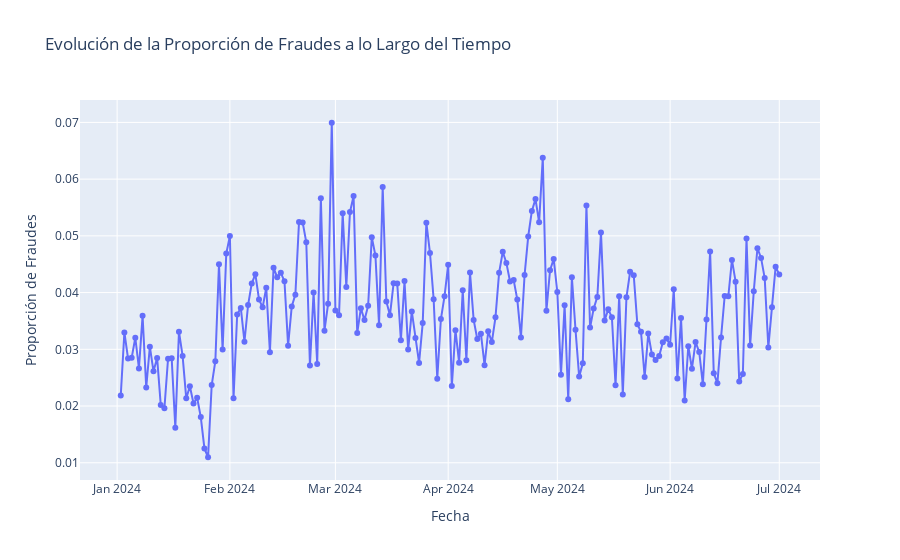

This figure's notebook cell:
### Markdown cell above
Se puede apreciar que hay un pico alrededor de "la hora 7" de proporcion de transacciones fraudulentas, lo que indicaria una importancia significa en la hora de la transaccion.

### Code cell
df['date'] = df['TransactionDT'].dt.date

grouped = df.groupby('date').agg(
    total_transactions=pd.NamedAgg(column='isFraud', aggfunc='count'),
    fraudulent_transactions=pd.NamedAgg(column='isFraud', aggfunc='sum')
)

grouped['fraudulent_proportion'] = grouped['fraudulent_transactions'] / grouped['total_transactions']

# Graficar la evolución de la proporción de fraudes a lo largo del tiempo
fig = px.line(grouped.reset_index(), x='date', y='fraudulent_proportion', 
              title='Evolución de la Proporción de Fraudes a lo Largo del Tiempo',
              labels={'date': 'Fecha', 'fraudulent_proportion': 'Proporción de Fraudes'},
              markers=True)

fig.show()

### Figure 1 — Plotly figure (JSON) as saved in the notebook; plotly's stock layout.template omitted (floating-point values rounded to 4 significant figures; data arrays with more than 128 entries replaced by an {"elided": "..."} marker saying what was removed)
{"data": [{"hovertemplate": "Fecha=%{x}<br>Proporción de Fraudes=%{y}<extra></extra>", "legendgroup": "", "line": {"color": "#636efa", "dash": "solid"}, "marker": {"symbol": "circle"}, "mode": "lines+markers", "name": "", "orientation": "v", "showlegend": false, "type": "scatter", "x": {"elided": "182 str values"}, "xaxis": "x", "y": {"elided": "182 float values"}, "yaxis": "y"}], "layout": {"legend": {"tracegroupgap": 0}, "title": {"text": "Evolución de la Proporción de Fraudes a lo Largo del Tiempo"}, "xaxis": {"anchor": "y", "domain": [0, 1], "title": {"text": "Fecha"}}, "yaxis": {"anchor": "x", "domain": [0, 1], "title": {"text": "Proporción de Fraudes"}}}}
